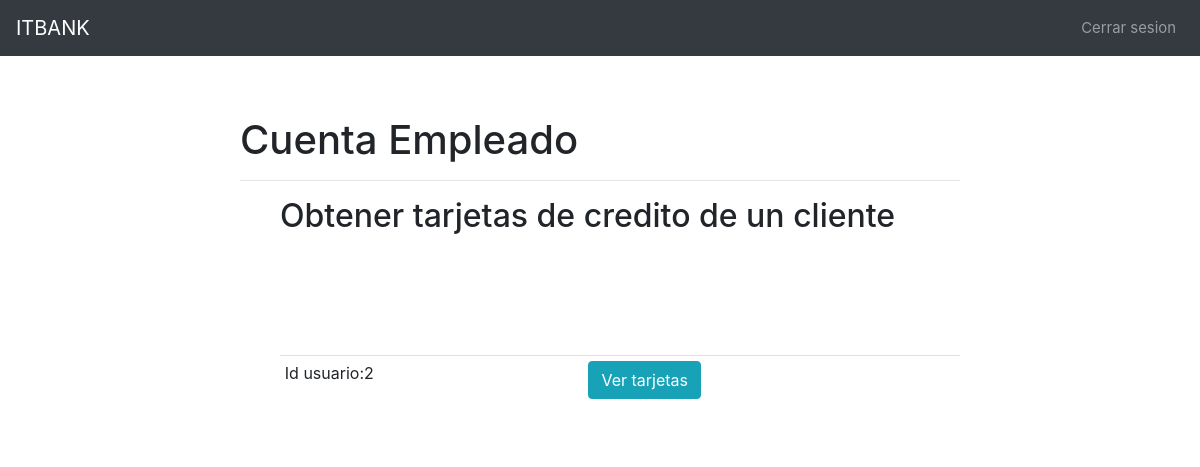
The page /tarjetas/ (signed in) on the database as committed earlier.
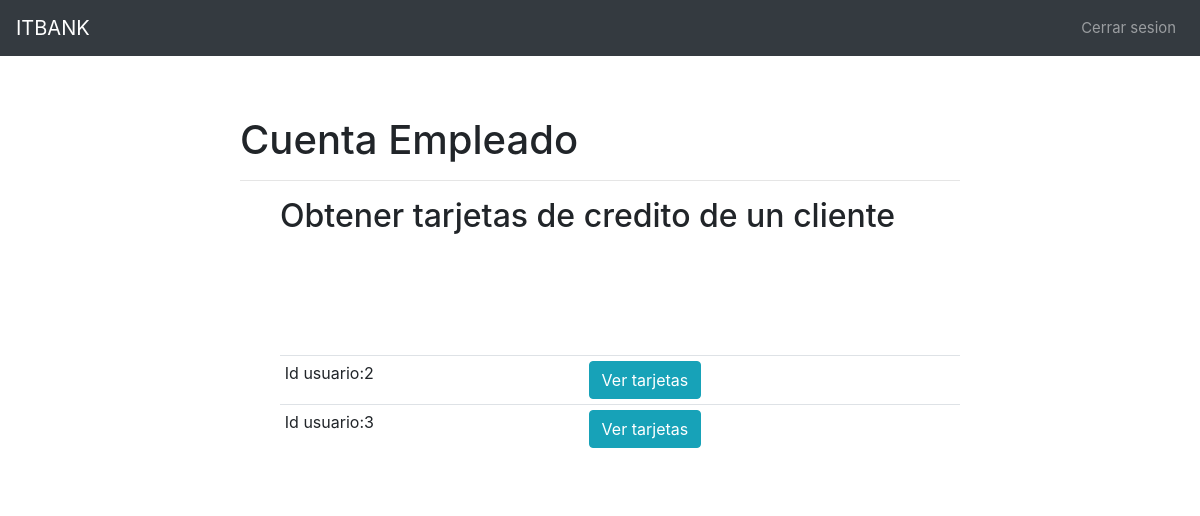
The same page on the database as committed later.
### Clientes/models.py (models this page shows, shortened)
class Cliente(models.Model):
    id = models.IntegerField(primary_key=True,
                             editable=False,
                             null=False,
                             )
    user = models.OneToOneField(User, default=None, null=True, on_delete=models.CASCADE)
    tipo = models.ForeignKey('Clientes.TipoCliente', default=None, null=True, on_delete=models.CASCADE)
    customer_dni = models.PositiveIntegerField(db_column='customer_DNI')
    dob = models.PositiveIntegerField(blank=True, null=True)
    branch_id = models.IntegerField(null=True)
    class Meta:
        db_table = 'CLIENTE'

### Clientes/views.py (the view)
# urls.py: path('tarjetas/',login_required(views.tarjetas),name='tarjetas'),
def tarjetas(request):
    context={}
    clientes=Cliente.objects.all()
    context['clientes']=clientes
    return render(request,'extra/empleados/tarjetas.html',context)

### Clientes/templates/extra/empleados/tarjetas.html (shortened to what this page needs)
{% extends 'extra/layout.html'%}
{%block content%}
<h1>Cuenta Empleado</h1>
<hr>
<ul>
    <h2 class="username">Obtener tarjetas de credito de un cliente</h2>
    <table class="table table-sm">
        {% for cliente in clientes %}
        <tr>
            <td>Id usuario:{{cliente.user_id}}</td>
            <td><a class="btn btn-primary btn-info" href="{% url 'tarjetasxcliente' pk=cliente.user_id %}">Ver tarjetas</a></td>
        </tr>
        {% endfor %}
</ul>
{% endblock %}

Rows that differ between the two databases and show on the page:
added Cliente: user_id "3"
